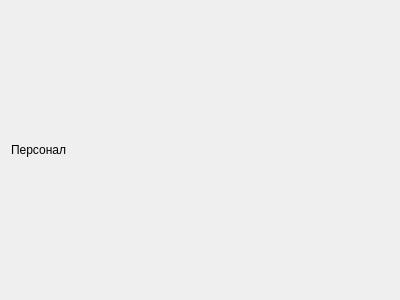
<?xml version="1.0" encoding="UTF-8"?>
<ui version="4.0">
 <class>staff_widget</class>
 <widget class="QWidget" name="staff_widget">
  <property name="geometry">
   <rect>
	<x>0</x>
	<y>0</y>
	<width>400</width>
	<height>300</height>
   </rect>
  </property>
  <property name="windowTitle">
   <string>Form</string>
  </property>
  <layout class="QGridLayout" name="gridLayout">
   <item row="0" column="0">
	<widget class="QLabel" name="label">
	 <property name="text">
	  <string>Персонал</string>
	 </property>
	</widget>
   </item>
  </layout>
 </widget>
 <resources/>
 <connections/>
</ui>
